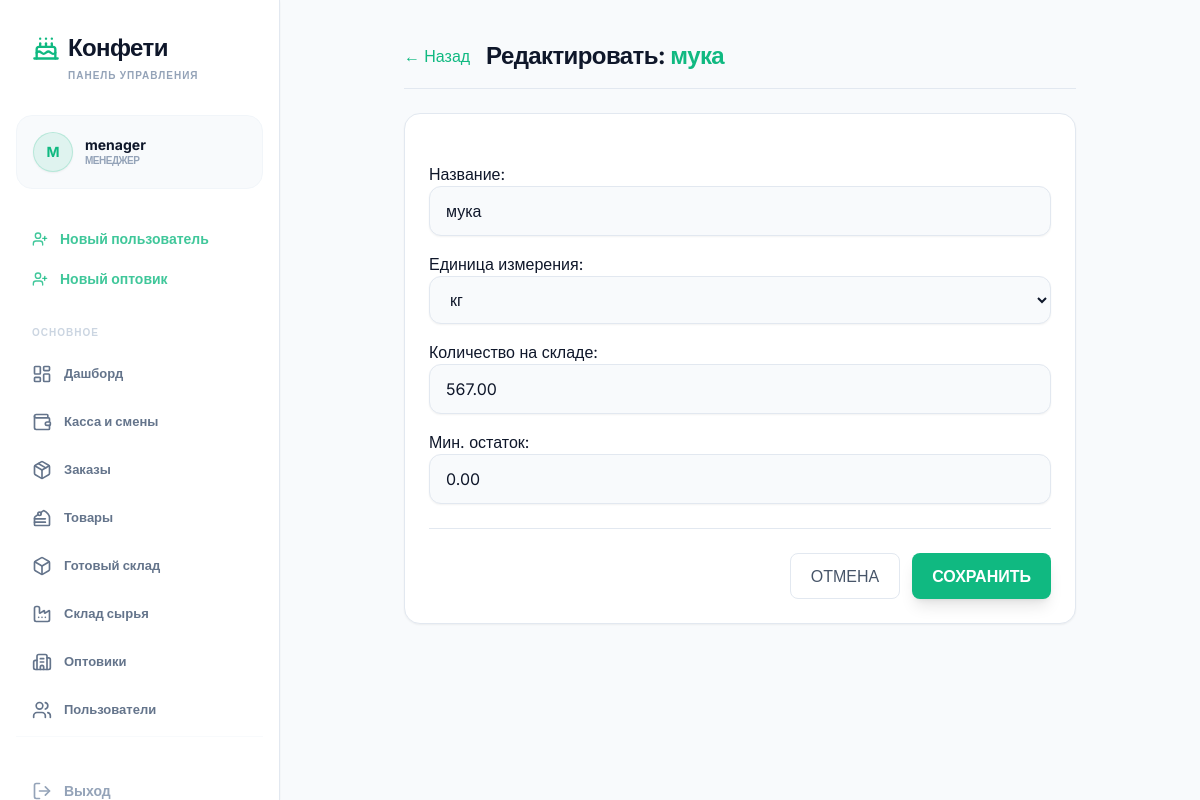
Page /manager/ingredients/1/edit/ (signed in) on the committed database.
### core/models.py (models this page shows, shortened)
class User(AbstractUser):
    ROLE_CHOICES = (
        ('admin', 'Администратор'),
        ('manager', 'Менеджер'),
        ('worker', 'Рабочий'),
        ('wholesaler', 'Оптовик'),
    )
    role = models.CharField(max_length=20, choices=ROLE_CHOICES, default='worker', verbose_name='Роль')
    custom_role = models.ForeignKey(CustomRole, on_delete=models.SET_NULL, null=True, blank=True, verbose_name='Индивидуальная роль')
    created_by = models.ForeignKey('self', on_delete=models.SET_NULL, null=True, blank=True, verbose_name='Создан пользователем')
    class Meta:
        verbose_name = 'Пользователь'
        verbose_name_plural = 'Пользователи'

class Ingredient(models.Model):
    UNIT_CHOICES = [
        ('kg', 'кг'),
        ('g', 'г'),
        ('pcs', 'шт'),
        ('l', 'л'),
    ]
    name = models.CharField(max_length=200, verbose_name='Название')
    unit = models.CharField(max_length=10, choices=UNIT_CHOICES, verbose_name='Единица измерения')
    quantity = models.DecimalField(max_digits=12, decimal_places=2, default=0, verbose_name='Количество на складе')
    min_stock = models.DecimalField(max_digits=12, decimal_places=2, default=0, verbose_name='Мин. остаток')
    class Meta:
        verbose_name = 'Ингредиент'
        verbose_name_plural = 'Ингредиенты'

### core/views.py (the view)
# urls.py: path('manager/ingredients/<int:pk>/edit/', views.edit_ingredient, name='edit_ingredient'),
@login_required
def edit_ingredient(request, pk):
    if request.user.role not in ['admin', 'manager']:
        return redirect('role_redirect')
    ingredient = get_object_or_404(Ingredient, pk=pk)
    if request.method == 'POST':
        form = IngredientForm(request.POST, instance=ingredient)
        if form.is_valid():
            form.save()
            messages.success(request, f"Сырье '{ingredient.name}' успешно обновлено!")
            return redirect('manager_ingredients')
    else:
        form = IngredientForm(instance=ingredient)
    return render(request, 'edit_ingredient.html', {'form': form, 'ingredient': ingredient})

### core/templates/edit_ingredient.html (shortened to what this page needs)
{% extends 'base.html' %}
{% block content %}
<div class="max-w-2xl mx-auto space-y-6">
    <div class="flex items-center gap-4 border-b border-slate-200 pb-4">
        <a href="{% url 'manager_ingredients' %}" class="text-accent hover:text-accent/80 font-medium">← Назад</a>
        <h2 class="text-2xl font-bold tracking-tight">Редактировать: <span class="text-accent">{{ ingredient.name }}</span></h2>
    </div>
    <div class="bg-white border border-slate-200 p-6 rounded-2xl shadow-sm">
        <form method="post" class="space-y-6">
            <div class="space-y-4">
                {{ form.as_p }}
            </div>
            <div class="pt-6 border-t border-slate-200 flex justify-end gap-3">
                <a href="{% url 'manager_ingredients' %}"
                    class="px-5 py-2.5 bg-transparent border border-slate-200 text-slate-600 hover:bg-slate-50 rounded-lg transition-colors font-medium">ОТМЕНА</a>
                <button type="submit"
                    class="px-5 py-2.5 bg-accent hover:bg-accent/90 text-white font-semibold rounded-lg shadow-lg flex items-center gap-2 transition-all hover:scale-105">
                    СОХРАНИТЬ
                </button>
            </div>
        </form>
    </div>
</div>
{% endblock %}

### core/templates/base.html (shortened to what this page needs)
<!DOCTYPE html>
<html lang="ru">
<head>
<script src="https://cdn.tailwindcss.com"></script>
</head>
<body class="flex h-screen overflow-hidden text-textmain antialiased bg-bgmain">
<aside id="sidebar" class="w-[280px] bg-sidebar hidden lg:flex flex-col h-full shrink-0 border-r border-cardborder shadow-sm transition-all duration-300">
<div class="p-8">
<h1 class="text-2xl font-black tracking-tight flex items-center gap-2"><i data-lucide="cake" class="text-accent w-7 h-7"></i><span class="text-slate-900">Конфети</span></h1>
<p class="text-[10px] uppercase font-bold text-slate-400 mt-1 tracking-widest pl-9">Панель управления</p>
</div>
<nav class="flex-1 px-4 space-y-1 overflow-y-auto">
{% if user.is_authenticated %}
<div class="mb-8 px-4 py-4 bg-slate-50 rounded-2xl border border-slate-100 group transition-all">
<div class="flex items-center gap-3">
<div class="w-10 h-10 rounded-full bg-accent/10 flex items-center justify-center text-accent font-bold border border-accent/20 text-sm shadow-sm">{{ user.username|first|upper }}</div>
<div class="flex-1 min-w-0">
<p class="text-sm font-bold truncate text-slate-900 leading-tight">{% if user.first_name %}{{ user.first_name }} {{ user.last_name }}{% else %}{{ user.username }}{% endif %}</p>
<p class="text-[10px] font-bold text-slate-400 uppercase tracking-tighter">{% if user.role == "admin" %}Администратор{% elif user.role == "manager" %}Менеджер{% elif user.role == "worker" %}Рабочий{% elif user.role == "wholesaler" %}Оптовик{% else %}{{ user.role }}{% endif %}</p>
</div>
</div>
</div>
{% if user.role == "admin" or user.role == "manager" %}
{% if not user.custom_role or user.custom_role.can_view_users %}
<a href="{% url 'create_worker' %}" class="flex items-center gap-3 px-4 py-2 text-accent/80 hover:text-accent font-bold transition-all group"><i data-lucide="user-plus" class="w-4 h-4"></i><span class="text-sm">Новый пользователь</span></a>
{% endif %}
{% if not user.custom_role or user.custom_role.can_view_wholesalers %}
<a href="{% url 'create_wholesaler' %}" class="flex items-center gap-3 px-4 py-2 text-accent/80 hover:text-accent font-bold transition-all group"><i data-lucide="user-plus" class="w-4 h-4"></i><span class="text-sm">Новый оптовик</span></a>
{% endif %}
<div class="pt-6 pb-2 px-4">
<p class="text-[10px] uppercase font-bold text-slate-300 tracking-widest">Основное</p>
</div>
<a href="{% url 'manager_dashboard' %}" class="flex items-center gap-3 px-4 py-3 rounded-xl text-slate-500 hover:bg-slate-50 transition-all group {% if 'dashboard' in request.path %}active-nav-item shadow-sm{% endif %}"><i data-lucide="layout-dashboard" class="w-5 h-5"></i><span class="text-[13px] font-bold">Дашборд</span></a>
{% if not user.custom_role or user.custom_role.can_view_cash %}
<a href="{% url 'cash_history' %}" class="flex items-center gap-3 px-4 py-3 rounded-xl text-slate-500 hover:bg-slate-50 transition-all group"><i data-lucide="wallet" class="w-5 h-5"></i><span class="text-[13px] font-bold">Касса и смены</span></a>
{% endif %}
{% if not user.custom_role or user.custom_role.can_view_orders %}
<a href="{% url 'manager_orders' %}" class="flex items-center gap-3 px-4 py-3 rounded-xl text-slate-500 hover:bg-slate-50 transition-all group"><i data-lucide="package" class="w-5 h-5"></i><span class="text-[13px] font-bold">Заказы</span></a>
{% endif %}
{% if not user.custom_role or user.custom_role.can_view_products %}
<a href="{% url 'manager_products' %}" class="flex items-center gap-3 px-4 py-3 rounded-xl text-slate-500 hover:bg-slate-50 transition-all group"><i data-lucide="cake-slice" class="w-5 h-5"></i><span class="text-[13px] font-bold">Товары</span></a>
{% endif %}
{% if not user.custom_role or user.custom_role.can_view_ready_stock %}
<a href="{% url 'manager_ready_stock' %}" class="flex items-center gap-3 px-4 py-3 rounded-xl text-slate-500 hover:bg-slate-50 transition-all group {% if request.path == '/manager/ready-stock/' %}bg-slate-50 font-bold{% endif %}"><i data-lucide="box" class="w-5 h-5"></i><span class="text-[13px] font-bold">Готовый склад</span></a>
{% endif %}
{% if not user.custom_role or user.custom_role.can_view_ingredients %}
<a href="{% url 'manager_ingredients' %}" class="flex items-center gap-3 px-4 py-3 rounded-xl text-slate-500 hover:bg-slate-50 transition-all group"><i data-lucide="factory" class="w-5 h-5"></i><span class="text-[13px] font-bold">Склад сырья</span></a>
{% endif %}
{% if not user.custom_role or user.custom_role.can_view_wholesalers %}
<a href="{% url 'manager_wholesalers' %}" class="flex items-center gap-3 px-4 py-3 rounded-xl text-slate-500 hover:bg-slate-50 transition-all group {% if request.path == '/manager/wholesalers/' %}bg-slate-50 font-bold{% endif %}"><i data-lucide="building-2" class="w-5 h-5"></i><span class="text-[13px] font-bold">Оптовики</span></a>
{% endif %}
{% if not user.custom_role or user.custom_role.can_view_users or user.custom_role.can_view_workers or user.custom_role.can_view_staff %}
<a href="{% url 'manager_workers' %}" class="flex items-center gap-3 px-4 py-3 rounded-xl text-slate-500 hover:bg-slate-50 transition-all group {% if request.path == '/manager/workers/' %}bg-slate-50 font-bold{% endif %}"><i data-lucide="users" class="w-5 h-5"></i>
<span class="text-[13px] font-bold">
{% if not user.custom_role or user.custom_role.can_view_users %}
Пользователи
{% elif user.custom_role.can_view_workers and not user.custom_role.can_view_staff %}
Рабочие
{% elif user.custom_role.can_view_staff %}
Сотрудники
{% else %}
Пользователи
{% endif %}
</span>
</a>
{% endif %}
{% endif %}
<div class="mt-auto pt-8 border-t border-slate-50">
<form action="{% url 'logout' %}" method="post">
<button type="submit" class="w-full flex items-center gap-3 px-4 py-3 rounded-xl text-slate-400 hover:text-slate-900 transition-all group"><i data-lucide="log-out" class="w-5 h-5"></i><span class="text-sm font-bold">Выход</span></button>
</form>
</div>
{% else %}
<a href="{% url 'login' %}" class="flex items-center gap-3 px-4 py-3 rounded-xl text-accent hover:bg-accent/5 font-bold"><i data-lucide="log-in" class="w-5 h-5"></i><span class="text-sm">Войти</span></a>
{% endif %}
</nav>
</aside>
<main class="flex-1 flex flex-col h-full w-full overflow-hidden">
<div id="mainScrollArea" class="flex-1 p-6 md:p-10 w-full max-w-[1400px] mx-auto overflow-y-auto">
{% block content %}{% endblock %}
</div>
</main>
</body>
</html>

### core/templates/base.html (style rules this page uses)
body { background-color: #f8fafc; color: #0f172a; font-family: 'Inter', sans-serif; }

### rows in the picture
User: username|first "M", username "menager"
Ingredient: name "мука", unit "кг", quantity "567.00", min_stock "0.00"
